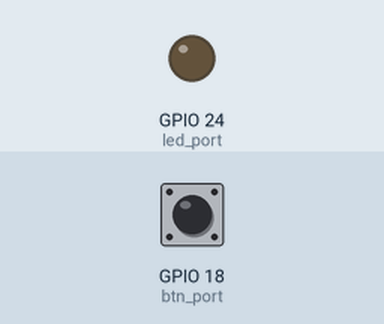
A program run on a simulated Raspberry Pi (BCM pin numbers). Shown: output pins drawn as LEDs (lit = HIGH). Inputs (shaded band) come from the test bench; at power-on: GPIO 18 (btn_port) LOW. What the program prints to the terminal is not drawn.

Above: at 1.2 s.
1.3 s: GPIO 18 (btn_port) pulled HIGH for 0.15 s
At 1.37 s:
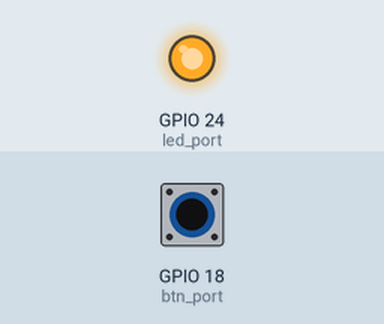
2.9 s: GPIO 18 (btn_port) pulled HIGH for 3.2 s
At 6.6 s:
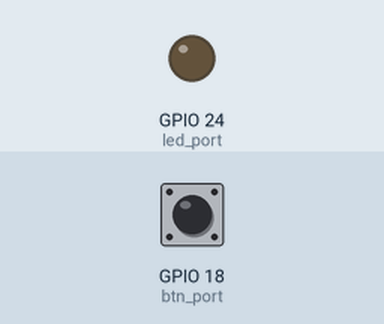
Timing chart, 0 to 8.1 s (numbered marks = the images above; inputs shaded):
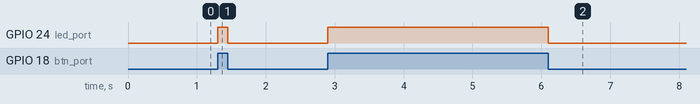

Measured:
- after the input at 1.3 s, GPIO 24 (led_port): LOW → HIGH at once, → LOW 0.15 s later
- after the input at 2.9 s, GPIO 24 (led_port): LOW → HIGH at once, → LOW 3.2 s later

The program:

switch_sample.py
```python
#!/bin/python
# -*- coding: utf-8 -*-

import RPi.GPIO as GPIO
import time

led_port = 24
btn_port = 18

if __name__ == '__main__':

    GPIO.setmode(GPIO.BCM)
    GPIO.setwarnings(False)

    GPIO.setup(led_port, GPIO.OUT)
    GPIO.setup(btn_port, GPIO.IN, pull_up_down=GPIO.PUD_DOWN)

    print "Hello, World!"
    print "push to Switch..."

    while True:
        try:
            if GPIO.input(btn_port):
                GPIO.output(led_port, 1)
            else:
                GPIO.output(led_port, 0)
        except KeyboardInterrupt:
            print "\nbyebye."
            break

    GPIO.cleanup()
```
